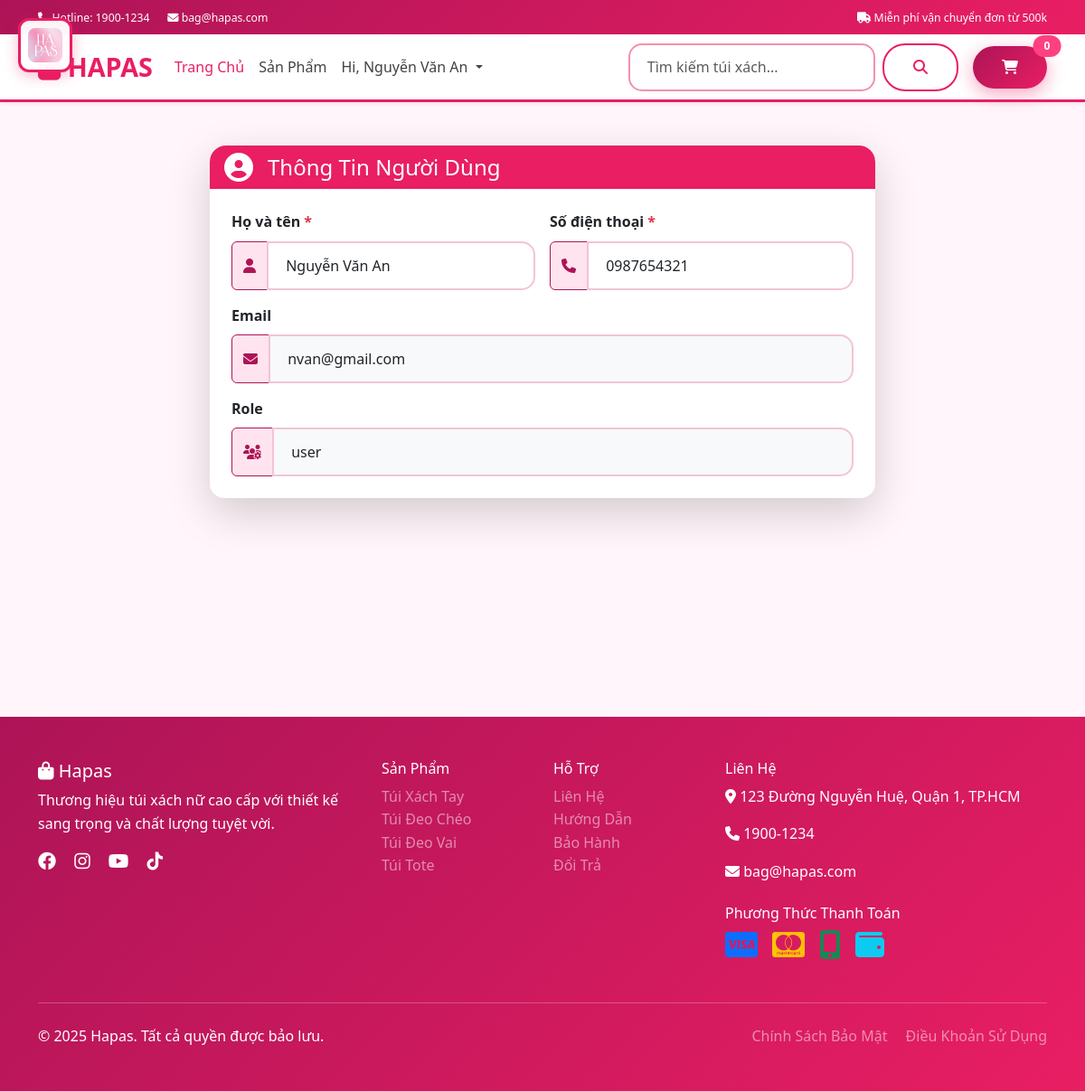
/controller/UserProfileController.php (signed in), run on the app's committed database.
### tables this page shows
CREATE TABLE `users` (
  `id` int NOT NULL,
  `name` varchar(100) NOT NULL,
  `email` varchar(100) NOT NULL,
  `phone` varchar(20) DEFAULT NULL,
  `password` varchar(255) NOT NULL,
  `role` enum('admin','user') DEFAULT 'user',
  `status` enum('active','blocked') DEFAULT 'active'
);

### views/user-profile.php (called while the page is built)
<?php
include('../assets/inc/header.php');
include('../assets/inc/navbar.php');
include('../assets/inc/user-profile.php');
include('../assets/inc/footer.php');
?>

### controller/UserProfileController.php (called while the page is built, shortened)
<?php
require_once '../db.php';
$userId = $_SESSION['user']['id'];
$sql = "SELECT * FROM users WHERE id = ?";
$stmt = $conn->prepare($sql);
$stmt->bind_param("i", $userId);
$stmt->execute();
$result = $stmt->get_result();
if ($result->num_rows > 0) {
    $user = $result->fetch_assoc();
} else {
    $_SESSION['error'] = "Không tìm thấy thông tin người dùng!";
    header("Location: ../views/home.php");
    exit;
}
include('../views/user-profile.php');
?>

### assets/inc/user-profile.php (the view, shortened to what this page needs)
<section class="py-5" style="background:#fff5fa; min-height:85vh;">
    <div class="container">
        <div class="row justify-content-center">
            <div class="col-lg-8">
                <div class="card border-0 shadow-lg rounded-4">
                    <div class="card-header rounded-top-4" style="background:#ad1457;">
                        <div class="d-flex align-items-center">
                            <i class="fas fa-user-circle fa-2x text-white me-3"></i>
                            <h4 class="mb-0 text-white">Thông Tin Người Dùng</h4>
                        </div>
                    </div>
                    <div class="card-body p-4">
                        <form action="../controller/UserProfileController.php" method="post">
                            <div class="row g-3">
                                <div class="col-md-6">
                                    <label class="form-label fw-semibold">
                                        Họ và tên <span class="text-danger">*</span>
                                    </label>
                                    <div class="input-group">
                                        <span class="input-group-text" style="background:#ffe4ef; border-color:#ad1457;">
                                            <i class="fas fa-user" style="color:#ad1457;"></i>
                                        </span>
                                        <input type="text" name="name" class="form-control"
                                               value="<?= $user['name'] ?>" required
                                               placeholder="Nhập họ và tên"
                                               style="border:2px solid #f3c3d5;">
                                    </div>
                                </div>
                                <div class="col-md-6">
                                    <label class="form-label fw-semibold">
                                        Số điện thoại <span class="text-danger">*</span>
                                    </label>
                                    <div class="input-group">
                                        <span class="input-group-text" style="background:#ffe4ef; border-color:#ad1457;">
                                            <i class="fas fa-phone" style="color:#ad1457;"></i>
                                        </span>
                                        <input type="tel" name="phone" class="form-control"
                                               value="<?= $user['phone'] ?>" required
                                               pattern="[0-9]{10,11}"
                                               placeholder="Nhập số điện thoại"
                                               style="border:2px solid #f3c3d5;">
                                    </div>
                                </div>
                                <div class="col-md-12">
                                    <label class="form-label fw-semibold">Email</label>
                                    <div class="input-group">
                                        <span class="input-group-text" style="background:#ffe4ef; border-color:#ad1457;">
                                            <i class="fas fa-envelope" style="color:#ad1457;"></i>
                                        </span>
                                        <input type="email" name="email" class="form-control"
                                               value="<?= $user['email'] ?>" readonly
                                               style="border:2px solid #f3c3d5; background:#f8f9fa;">
                                    </div>
                                </div>
                                <div class="col-md-12">
                                    <label class="form-label fw-semibold">Role</label>
                                    <div class="input-group">
                                        <span class="input-group-text" style="background:#ffe4ef; border-color:#ad1457;">
                                            <i class="fas fa-users-cog" style="color:#ad1457;"></i>
                                        </span>
                                        <input type="text" class="form-control"
                                               value="<?= $user['role'] ?>" readonly
                                               style="border:2px solid #f3c3d5; background:#f8f9fa;">
                                    </div>
                                </div>
                            </div>
                        </form>
                    </div>
                </div>
            </div>
        </div>
    </div>
</section>

### assets/css/style.css (style rules this page uses)
:root { --primary-color: #e91e63; --primary-light: #f48fb1; --primary-dark: #ad1457; --secondary-color: #ffffff; --accent-color: #ff4081; --success-color: #4caf50; --danger-color: #f44336; --warning-color: #ff9800; --info-color: #2196f3; --light-color: #fce4ec; --dark-color: #424242; --white-color: #ffffff; --pink-gradient: linear-gradient(135deg, #e91e63 0%, #f48fb1 50%, #fce4ec 100%); --pink-dark-gradient: linear-gradient(135deg, #ad1457 0%, #e91e63 100%); }
body { font-family: 'Segoe UI', Tahoma, Geneva, Verdana, sans-serif; line-height: 1.6; background-color: var(--white-color); color: var(--dark-color); }
.form-control { border-radius: 15px; border: 2px solid var(--primary-light); padding: 0.8rem 1.2rem; transition: all 0.3s ease; }
.card { border: 2px solid var(--primary-light); border-radius: 20px; box-shadow: 0 8px 25px rgba(233, 30, 99, 0.15); background: var(--white-color); }
.card-header { background: var(--primary-color) !important; border-bottom: none; border-radius: 18px 18px 0 0 !important; color: white !important; font-weight: 600; }

### data on the page
users: name "Nguyễn Văn An", phone "0987654321", email "nvan@gmail.com", role "user"

### other printed values
$_SESSION['user']['name'] "Nguyễn Văn An"
